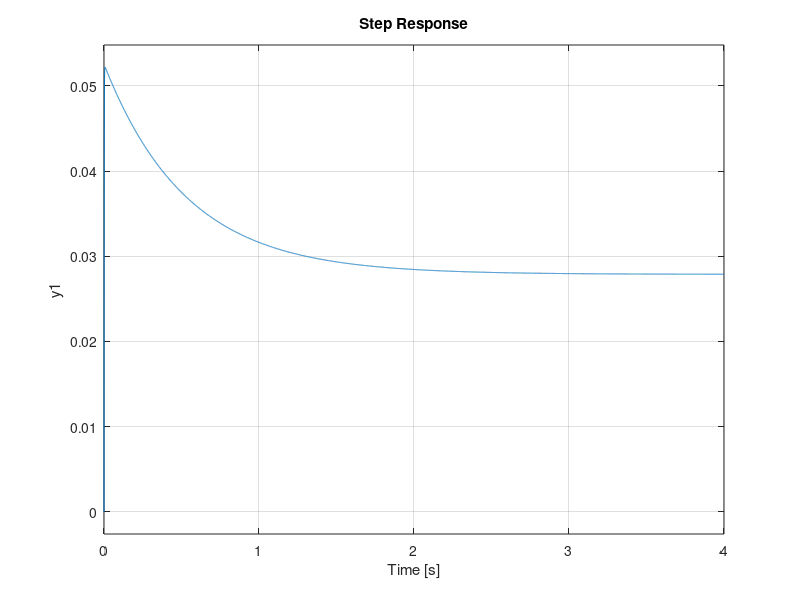

MATLAB code to generate this figure:
# Unidad 2; Ejercicio 2
pkg load control
close all; clear all; clc;
% Sistema 1
s = tf('s');
Kp = 31;
G1 = (53*(s + 1))/((s+10)*(s+100));
G2 = 1/s;
Kd = 16;

% Sin las re-alimentaciones
FT0 = Kp*G1*G2;
step(FT0);

% Re-alimentación de G1 y Kd
RealimG1 = feedback(G1,Kd);
RealimG1 = feedback(G1,Kd,-1); # CONSULTA: Signo en feedback, re-alimentación + o -
FT1 = Kp*RealimG1*G2;
step(FT1);

% Re-alimentación de G2
RealimG2 = feedback(RealimG1,1);
RealimG2 = feedback(RealimG1,1,-1); # CONSULTA: Signo en feedback, re-alimentación + o -
step(RealimG2);



disp('Terminado')
